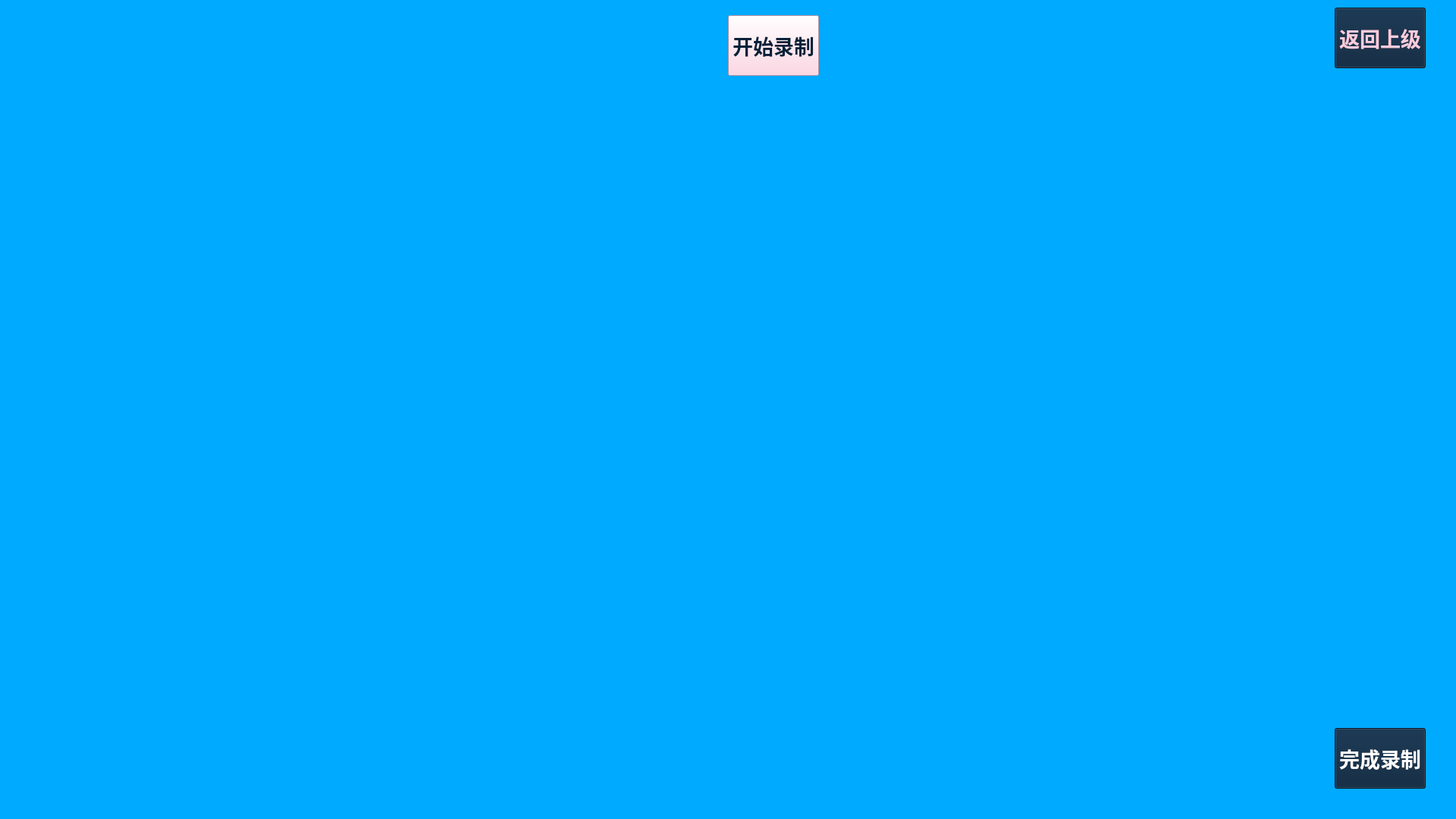
<?xml version="1.0" encoding="UTF-8"?>
<ui version="4.0">
 <class>StartTrainP</class>
 <widget class="QWidget" name="StartTrainP">
  <property name="geometry">
   <rect>
    <x>0</x>
    <y>0</y>
    <width>1920</width>
    <height>1080</height>
   </rect>
  </property>
  <property name="windowTitle">
   <string>Form</string>
  </property>
  <widget class="QLabel" name="imageL">
   <property name="geometry">
    <rect>
     <x>0</x>
     <y>0</y>
     <width>1920</width>
     <height>1080</height>
    </rect>
   </property>
   <property name="font">
    <font>
     <family>Adobe Arabic</family>
     <pointsize>14</pointsize>
    </font>
   </property>
   <property name="styleSheet">
    <string notr="true">background-color: rgb(0, 170, 255);</string>
   </property>
   <property name="text">
    <string/>
   </property>
   <property name="pixmap">
    <pixmap>../Image/patten5.png</pixmap>
   </property>
   <property name="alignment">
    <set>Qt::AlignCenter</set>
   </property>
   <property name="wordWrap">
    <bool>true</bool>
   </property>
  </widget>
  <widget class="QPushButton" name="jumpToScoreP">
   <property name="geometry">
    <rect>
     <x>1760</x>
     <y>960</y>
     <width>120</width>
     <height>80</height>
    </rect>
   </property>
   <property name="font">
    <font>
     <family>Adobe Arabic</family>
     <pointsize>20</pointsize>
     <weight>75</weight>
     <bold>true</bold>
    </font>
   </property>
   <property name="styleSheet">
    <string notr="true">color: rgb(255, 255, 255);
background-color: rgb(7, 33, 58);</string>
   </property>
   <property name="text">
    <string>完成录制</string>
   </property>
  </widget>
  <widget class="QPushButton" name="startB">
   <property name="geometry">
    <rect>
     <x>960</x>
     <y>20</y>
     <width>120</width>
     <height>80</height>
    </rect>
   </property>
   <property name="font">
    <font>
     <family>Adobe Arabic</family>
     <pointsize>20</pointsize>
     <weight>75</weight>
     <bold>true</bold>
    </font>
   </property>
   <property name="styleSheet">
    <string notr="true">background-color: rgb(252, 204, 220);
color: rgb(7, 33, 58);</string>
   </property>
   <property name="text">
    <string>开始录制</string>
   </property>
  </widget>
  <widget class="QPushButton" name="jumpToChooseP">
   <property name="geometry">
    <rect>
     <x>1760</x>
     <y>10</y>
     <width>120</width>
     <height>80</height>
    </rect>
   </property>
   <property name="font">
    <font>
     <family>Adobe Arabic</family>
     <pointsize>20</pointsize>
     <weight>75</weight>
     <bold>true</bold>
    </font>
   </property>
   <property name="styleSheet">
    <string notr="true">color: rgb(252, 204, 220);
background-color: rgb(7, 33, 58);</string>
   </property>
   <property name="text">
    <string>返回上级</string>
   </property>
  </widget>
 </widget>
 <resources/>
 <connections/>
</ui>
